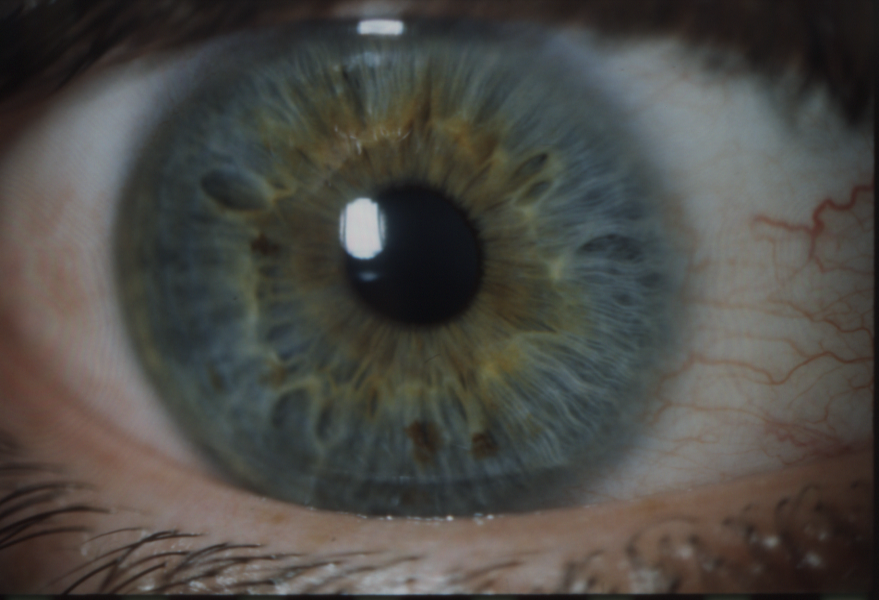
%> input picture OFTA/o_sr111.bmp, 879 x 600 px
$ octave main_old.m   (GNU Octave 9; MATLAB toolbox functions it lacks are replaced by stand-ins)
%> lines starting %> are read from the running program, lines starting %| are printed output that depends on the picture
### decrease_resolution.m
function [outImage] = decrease_resolution(inImage, resize_factor)

    outImage = imresize(inImage, resize_factor);

### detect_edges.m
function [outImage, shift] = detect_edges(inImage, filter_len, rgb2gray_true, sigma, filter_ratio)

    Gh = [-ones(1, filter_len), 0, ones(1, filter_len)];
    Gv = Gh';

    if rgb2gray_true == true
        img_gray = rgb2gray(inImage);
    else
        img_gray = inImage;
    end

    img_gray = im2double(img_gray);

    % figure(100)
    % imshow(img_gray)

    filtersize = filter_ratio * sigma;
    kernel = fspecial("gaussian", filtersize, sigma);
    image = imfilter(img_gray, kernel, 'conv', 'replicate');
    % [9 lines of commented-out code are left out]
    horizontal = conv2(double(image), Gh, 'same');
    vertical = conv2(double(image), Gv, 'same');

    % [5 lines of commented-out code are left out]

    horizontal = horizontal .* horizontal;
    vertical = vertical .* vertical;

    result = horizontal + vertical;
    result = sqrt(result);

    % Wycinanie obszaru brzegowego
    [rows, cols, ~] = size(result);
    border_width = filter_len+1;
    result = imcrop(result, [border_width border_width cols-(2*border_width) rows-(2*border_width)]);

    % Obliczanie przesunięcia
    shift = [border_width, border_width];

    outImage = result;
end

### unused-scripts/main_old.m
close all;
clear all;

% READ IMAGE
img = imread("OFTA/o_sr111.bmp");
%> img is the input picture: size 600x879x3 uint8; mean R, G, B 75.6, 73.9, 69.4
% img = imread("images/artificial_eye.jpg");
% img = generate_Aeye(130, 130*0.3, 600, 400);

if 0
    figure(11)
    imshow(img)
end

% DECREASE IMAGE RESOLUTION
resolution_ratio = 0.5;
img_dec = decrease_resolution(img, resolution_ratio);
img_gray = rgb2gray(img_dec);
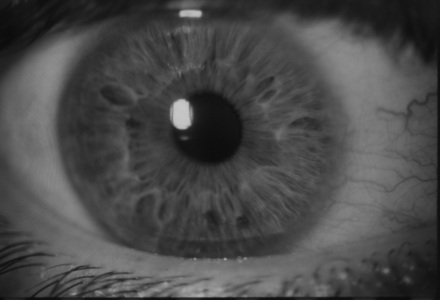
%> img_gray: size 300x440 uint8; min 11, max 200, mean 73.9
if 0
    figure(12)
    imshow(img_dec)
end

% EDGE DETECTION
filter_len = 4;
rgb2gray = true;
[img_edges, shift] = detect_edges(img_dec, filter_len, rgb2gray, 4, 7);
%> in detect_edges, `horizontal = conv2(double(image), Gh, 'same');`:
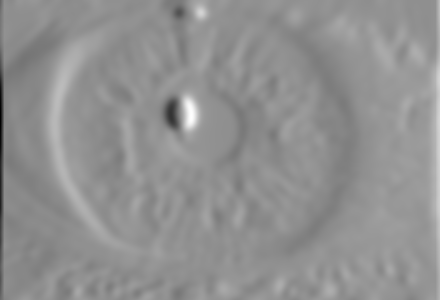
%> horizontal: size 300x440 double; min -1.38, max 1.05, mean 0.00211; drawn with min black and max white
%> in detect_edges, `vertical = conv2(double(image), Gv, 'same');`:
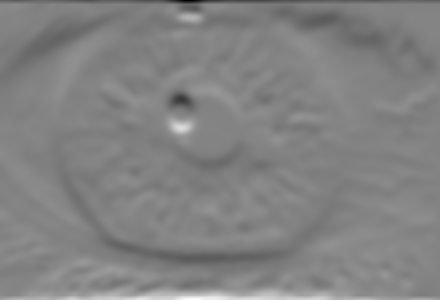
%> vertical: size 300x440 double; min -1.53, max 1.45, mean -0.000979; drawn with min black and max white
%> in detect_edges, `horizontal = horizontal .* horizontal;`:
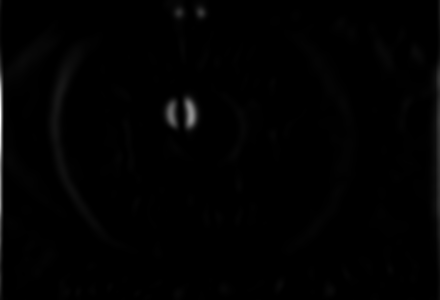
%> horizontal: size 300x440 double; min 6.62e-13, max 1.9, mean 0.0164; drawn with min black and max white
%> in detect_edges, `vertical = vertical .* vertical;`:
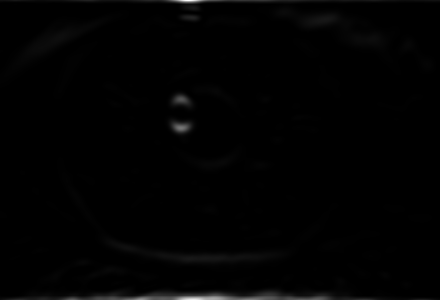
%> vertical: size 300x440 double; min 2.12e-12, max 2.33, mean 0.0222; drawn with min black and max white
%> in detect_edges, `result = sqrt(result);`:
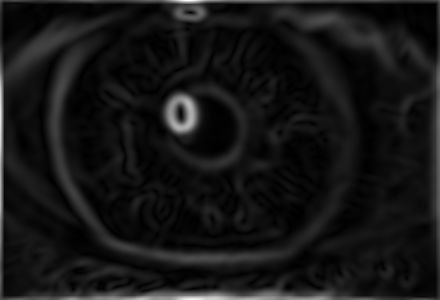
%> result: size 300x440 double; min 0.000184, max 1.53, mean 0.132; drawn with min black and max white
%> in detect_edges, `result = imcrop(result, [border_width border_width cols-(2*border_widt..`:
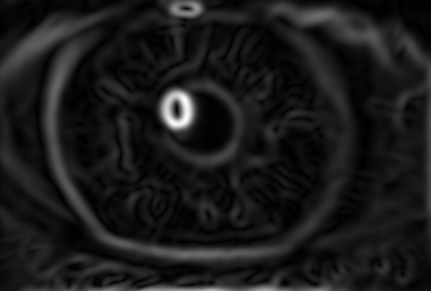
%> result: size 291x431 double; min 0.000184, max 1.09, mean 0.114; drawn with min black and max white
%> shift = [5 5]


% FIND IRIS CIRCLE
r_min = 120;
r_max = 170;
threshold = 0.1;
%> (the run ends here)

$ run again, with OFTA/o_sr101.bmp copied over OFTA/o_sr111.bmp
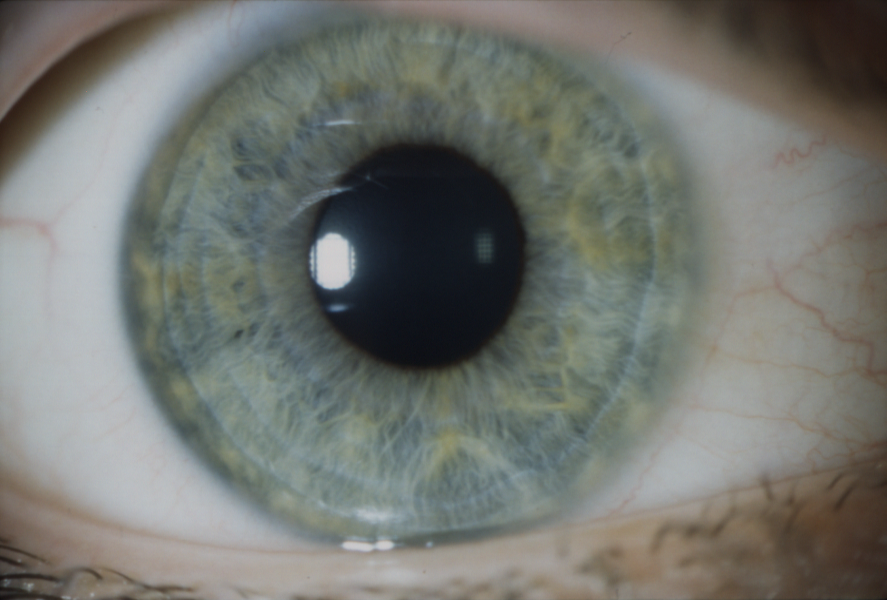
%> input picture OFTA/o_sr101.bmp, 887 x 600 px
%> img is the input picture: size 600x887x3 uint8; mean R, G, B 114.8, 117.5, 112
%> in detect_edges, `vertical = vertical .* vertical;`:
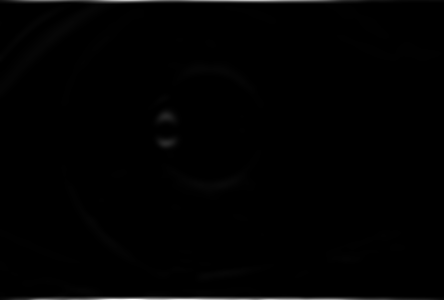
%> vertical: size 300x444 double; min 1.57e-15, max 6.4, mean 0.0519; drawn with min black and max white
%> in detect_edges, `result = imcrop(result, [border_width border_width cols-(2*border_widt..`:
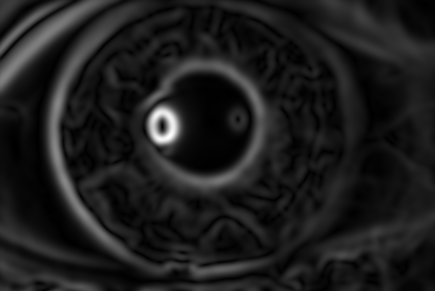
%> result: size 291x435 double; min 0.000209, max 1.06, mean 0.123; drawn with min black and max white
%> shift = [5 5]

$ run again, with OFTA/o_sr102.bmp copied over OFTA/o_sr111.bmp
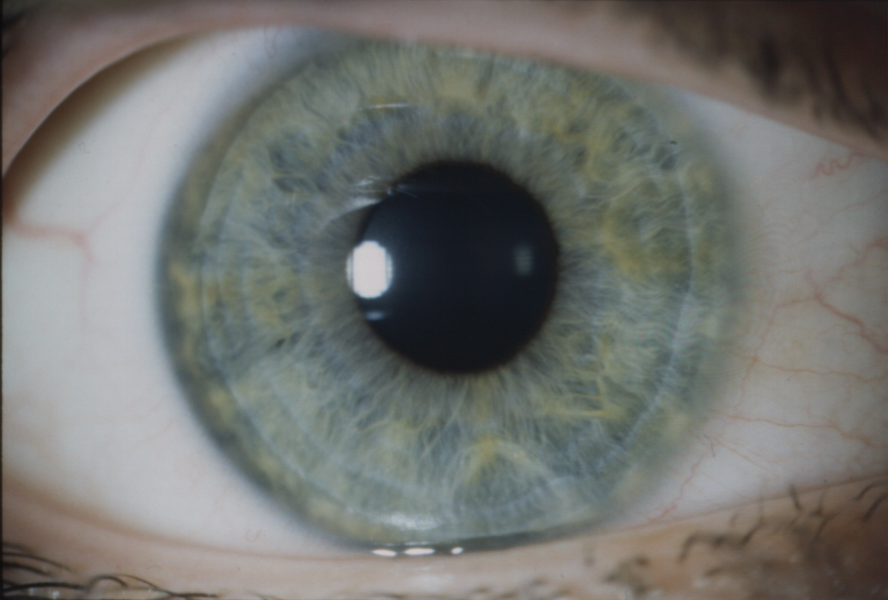
%> input picture OFTA/o_sr102.bmp, 888 x 600 px
%> img is the input picture: size 600x888x3 uint8; mean R, G, B 113.5, 114.9, 111
%> in detect_edges, `vertical = vertical .* vertical;`:
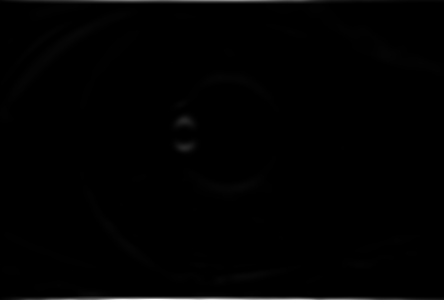
%> vertical: size 300x444 double; min 8.83e-15, max 6.69, mean 0.0491; drawn with min black and max white
%> in detect_edges, `result = imcrop(result, [border_width border_width cols-(2*border_widt..`:
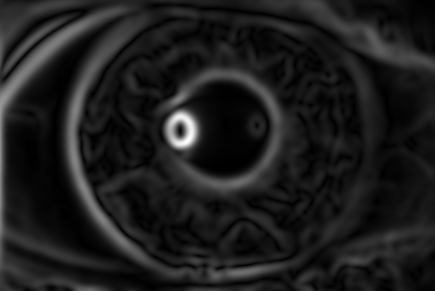
%> result: size 291x435 double; min 0.000207, max 1.06, mean 0.124; drawn with min black and max white
%> shift = [5 5]
